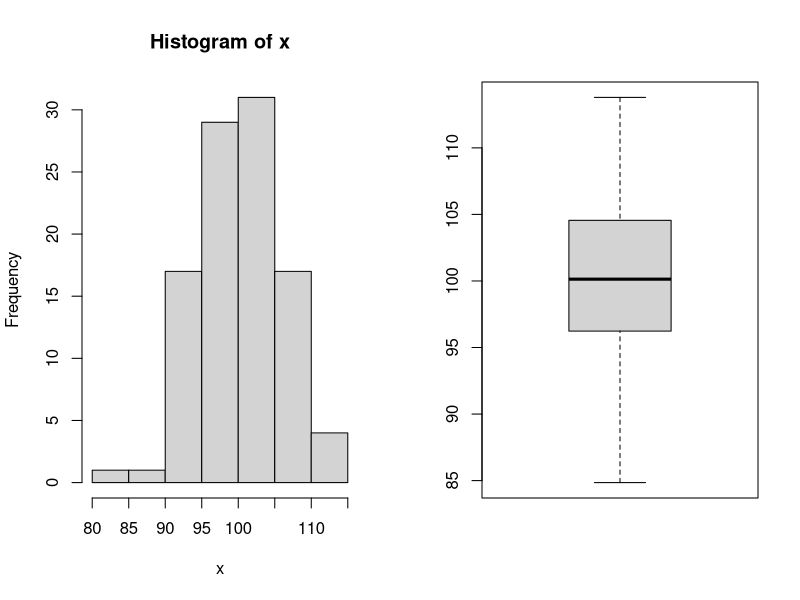
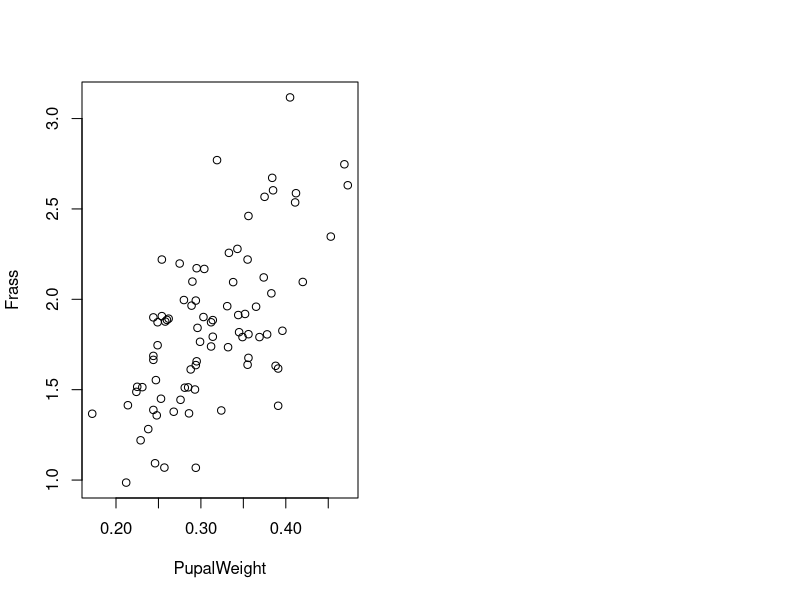
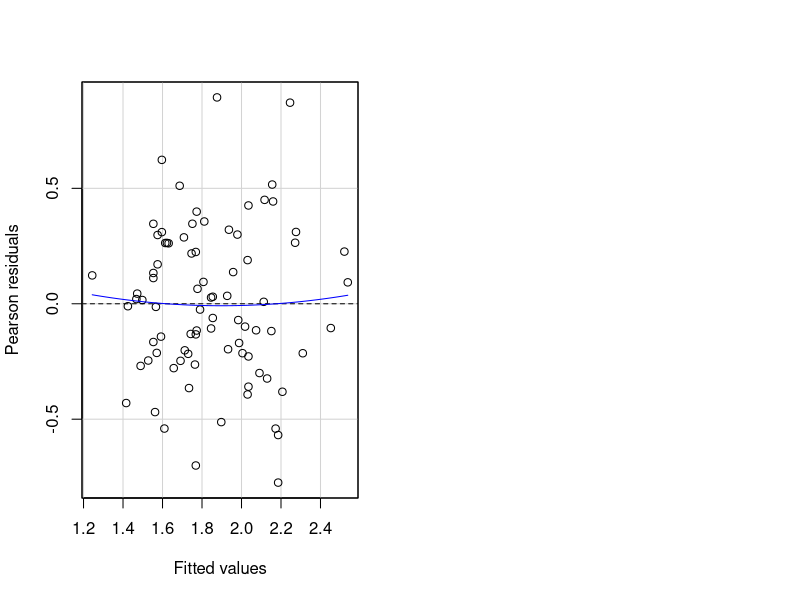

Write the R code that produced these figures, in order. (Note: this script raises an error after producing the figures.)
## ---- chunk 1

## ---- chunk 2
# pnorm gives the cumulative probability (i.e. prob. that value is less than some value).
pnorm(3.0, 5,2)
## ---- chunk 3
# Because pnorm gives the probability that X is *less than* some value,
# we need the inverse.

# Solution 1 : use 'lower.tail=FALSE'
pnorm(4.5, 5,2, lower.tail=FALSE)

# Solution 2 : calculate the complement (because total probability must be 1!)
1-pnorm(4.5,5,2)
## ---- chunk 4
# qnorm is the opposite of pnorm. Given a probability, find K so that the probability
# of X is less than K is equal to that probability. Note that the default of qnorm
# is to find the probability *less than* some value. We therefore need the inverse.

# Because total probability is 1, 
# P(X > K) = 0.05 is the same as P(X < K) = 1-0.05
qnorm(0.95, 5, 2)

# Or, use lower.tail=FALSE
qnorm(0.05, 5, 2, lower.tail=FALSE)
## ---- chunk 5
# dbinom finds the probability of 'x' occurrences (0 in this case) when we 
# repeat N ('size') events (here, 10), each with probability 'prob' (here, 0.5).
dbinom(x = 0, size = 10, prob = 0.5)
## ---- chunk 6
# Same as before, but now K=5.
dbinom(x = 5, size = 10, prob = 0.5)
## ---- chunk 7
# Here we can use the cumulative probability, but realizing that the default gives us
# the probability of *less than* the given number of events.
1-pbinom(q=7, size=10, prob=0.5)
## ---- chunk 8
# rnorm simulates from a normal distribution.
# Here we store the results in vector x.
x <- rnorm(n=100, mean=100, sd=5)
## ---- chunk 9
# Let's put them side-by-side
par(mfrow=c(1,2))
hist(x)
boxplot(x)
## ---- chunk 10
mean(x)
sd(x)
## ---- chunk 11
median(x)
IQR(x)
## ---- chunk 12
t.test(x, mu=100)
## ---- chunk 13
t.test(x, mu=90)
## ---- chunk 14
wilcox.test(x, mu=100)
wilcox.test(x, mu=90)
## ---- chunk 15
pupae <- read.csv("pupae.csv")

# When we use a formula in t.test, it will test the means of PupalWeight between the two
# levels of T_treatment. Note that this only works when the factor (on the right-hand side)
# contains exactly two levels.
t.test(PupalWeight ~ T_treatment, data=pupae,
       var.equal=TRUE)
## ---- chunk 16
wilcox.test(PupalWeight ~ T_treatment, data=pupae)
## ---- chunk 17
base <- rnorm(20, 20, 5)
x <- base + rnorm(20,0,0.5)
y <- base + rnorm(20,1,0.5)
## ---- chunk 18
t.test(x,y, var.equal=TRUE)
## ---- chunk 19
# The p-value is much smaller.
t.test(x,y, paired=TRUE)
## ---- chunk 20
# The paired t-test is more appropriate because X and Y are 
# not independent : they use the same 'base' value.
## ---- chunk 21
plot(Frass ~ PupalWeight, data = pupae)
## ---- chunk 22
model <- lm(Frass ~ PupalWeight, data = pupae)
summary(model)
## ---- chunk 23
# To place side-by-side
par(mfrow=c(1,2))
# QQ plot and residual plot. 
library(car)
residualPlot(model)
qqPlot(model)
## ---- chunk 24
# We can pass a subset directly to lm(). Alternatively, make the subset first with subset().
plot(Frass ~ PupalWeight, data = pupae, subset=Gender==0 & CO2_treatment == 400)
model <- lm(Frass ~ PupalWeight, data = pupae, subset=Gender==0 & CO2_treatment == 400)
summary(model)

par(mfrow=c(1,2))
library(car)
residualPlot(model)
qqPlot(model)
## ---- chunk 25
pupweight <- pupae$PupalWeight
hist(pupweight)
## ---- chunk 26
hist(rnorm(length(pupweight), mean=mean(pupweight), sd=sd(pupweight)))


# Better yet, place them side-by-side:
par(mfrow=c(1,2))
hist(pupweight)
hist(rnorm(length(pupweight), mean=mean(pupweight), sd=sd(pupweight)))
## ---- chunk 27
# Some quantiles of the measured distribution
quantile(pupweight, c(0.25, 0.5, 0.75))

# Some quantiles of the standard normal distribution with the same mean and sd:
qnorm(c(0.25, 0.5, 0.75), mean=mean(pupweight), sd=sd(pupweight))

# The values are very similar! We can conclude that for these quantiles at least, our data
# behaves as if they were drawn from a normal distribution.
## ---- chunk 28
# Set up a vector of probabilities, used in calculating the quantiles.
qs <- seq(0.025, 0.975, by=0.025)

# Quantiles of the measured data
q_meas <- quantile(pupweight, probs=qs)

# Quantiles of the corresponding normal distribution
q_norm <- qnorm(qs, mean=mean(pupweight), sd=sd(pupweight))

# A simple 1:1 plot
plot(q_norm, q_meas)
abline(0,1)

# A standard QQ plot. Make sure to use the normal distribution because qqPlot uses
# the t-distribution by default.
# The two are not exactly the same because of the choice of the quantiles,
# but they are similar enough.
qqPlot(pupweight, distribution="norm")
